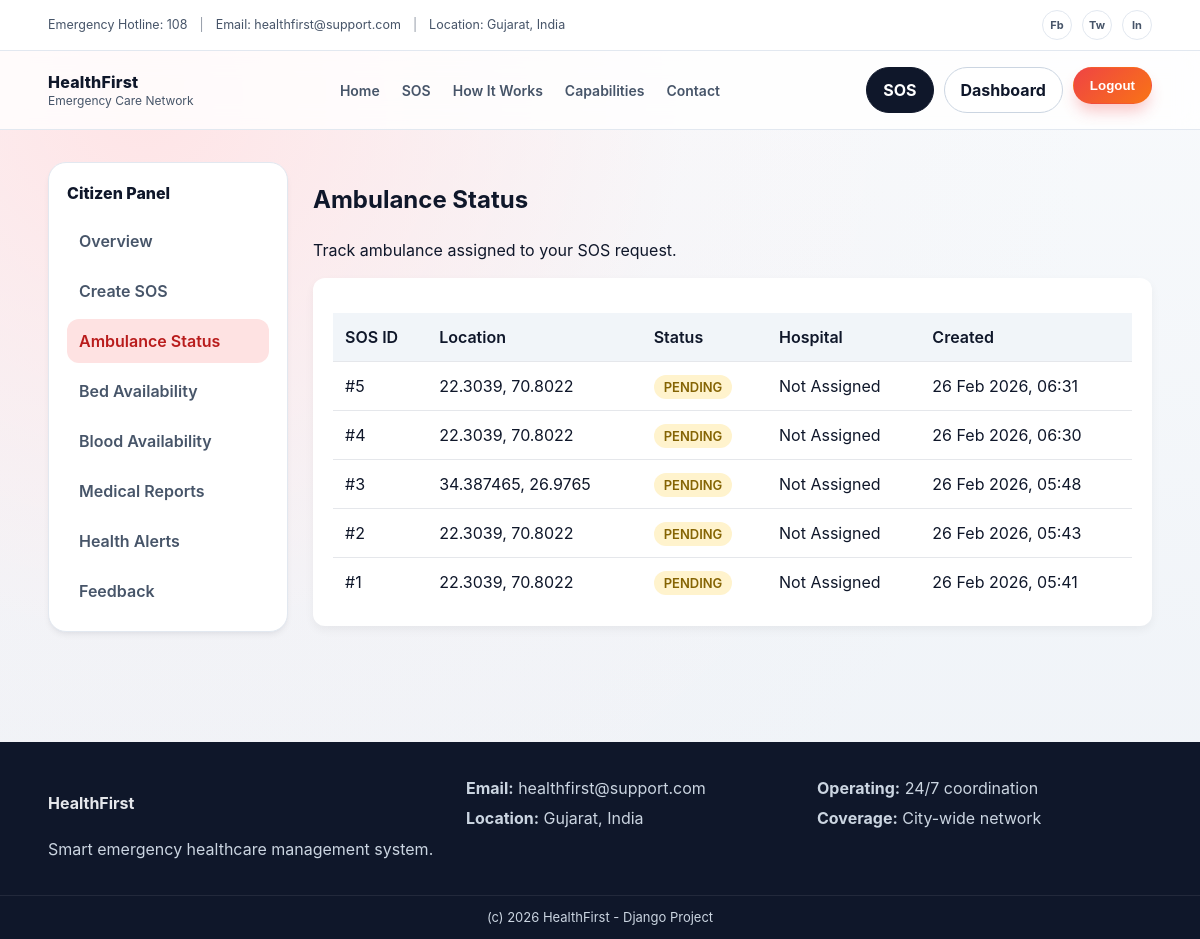
/ambulance/status/ (signed in), run on an earlier commit of the app's database.
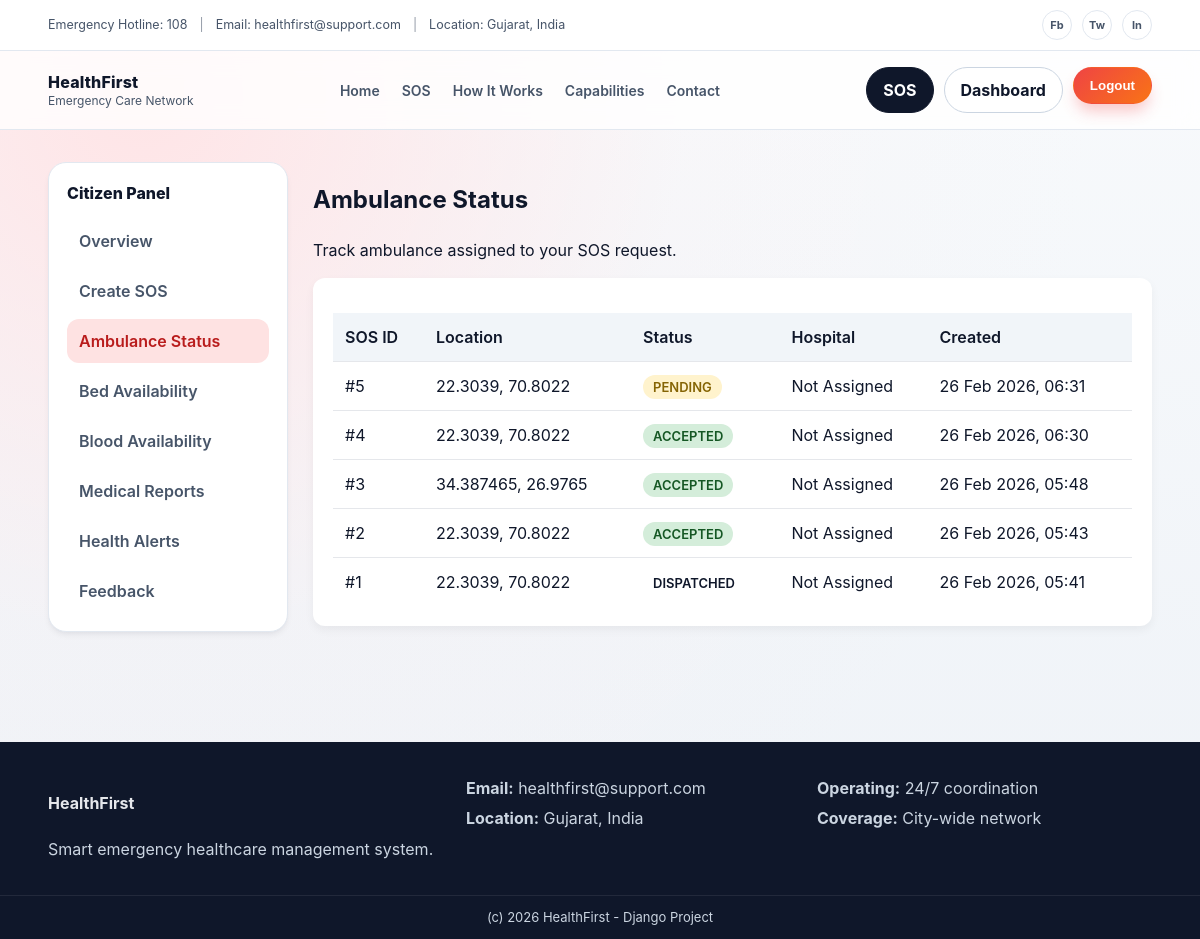
And on a later commit of the database.
### sos/models.py (models this page shows, shortened)
class SOSRequest(models.Model):
    STATUS_CHOICES = [
        ("PENDING", "Pending"),
        ("ACCEPTED", "Accepted"),
        ("DISPATCHED", "Ambulance Dispatched"),
        ("ON_ROUTE", "On Route"),
        ("COMPLETED", "Completed"),
    ]
    citizen = models.ForeignKey(
        settings.AUTH_USER_MODEL,
        on_delete=models.CASCADE,
        related_name="sos_requests"
    )
    accepted_by = models.ForeignKey(
        Hospital,
        on_delete=models.SET_NULL,
        null=True,
        blank=True,
        related_name="accepted_sos"
    )
    latitude = models.FloatField()
    longitude = models.FloatField()
    description = models.TextField(blank=True, null=True)
    status = models.CharField(
        max_length=20,
        choices=STATUS_CHOICES,
        default="PENDING"
    )
    created_at = models.DateTimeField(auto_now_add=True)

### ambulances/views.py (the view)
# urls.py: path("status/", views.ambulance_status, name="ambulance_status"),
@login_required
def ambulance_status(request):
    sos_requests = SOSRequest.objects.filter(citizen=request.user).order_by("-created_at")
    return render(
        request,
        "ambulances/ambulance_status.html",
        {"sos_requests": sos_requests}
    )

### templates/ambulances/ambulance_status.html (shortened to what this page needs)
{% extends "base.html" %}
{% block content %}
<section class="dash">
<div class="container dash-layout">
<aside class="dash-sidebar">
<div class="dash-brand">Citizen Panel</div>
<nav class="dash-menu">
<a href="{% url 'dashboard' %}">Overview</a>
<a href="{% url 'raise_sos' %}">Create SOS</a>
<a class="active" href="{% url 'ambulance_status' %}">Ambulance Status</a>
<a href="{% url 'hospitals:view_beds' %}">Bed Availability</a>
<a href="{% url 'bloodbank:view_bloods' %}">Blood Availability</a>
<a href="{% url 'my_reports' %}">Medical Reports</a>
<a href="{% url 'citizen_alerts' %}">Health Alerts</a>
<a href="{% url 'feedback:submit_feedback' %}">Feedback</a>
</nav>
</aside>
<div class="dash-content">
<div class="dash-head">
<h1>Ambulance Status</h1>
<p class="muted">Track ambulance assigned to your SOS request.</p>
</div>
<div class="status-card">
<table class="status-table">
<thead>
<tr>
<th>SOS ID</th>
<th>Location</th>
<th>Status</th>
<th>Hospital</th>
<th>Created</th>
</tr>
</thead>
<tbody>
{% for sos in sos_requests %}
<tr>
<td>#{{ sos.id }}</td>
<td>
{{ sos.latitude }}, {{ sos.longitude }}
</td>
<td>
<span class="badge {{ sos.status|lower }}">
{{ sos.status }}
</span>
</td>
<td>
{{ sos.accepted_by|default:"Not Assigned" }}
</td>
<td>
{{ sos.created_at|date:"d M Y, H:i" }}
</td>
</tr>
{% empty %}
<tr>
<td colspan="5" style="text-align:center;padding:20px;">
No SOS requests yet.
</td>
</tr>
{% endfor %}
</tbody>
</table>
</div>
</div>
</div>
</section>
{% endblock %}

What changed in the data, as far as the page shows it:
changed SOSRequest "26 Feb 2026, 06:30": status "PENDING" → "ACCEPTED"
changed SOSRequest "26 Feb 2026, 05:48": status "PENDING" → "ACCEPTED"
changed SOSRequest "26 Feb 2026, 05:43": status "PENDING" → "ACCEPTED"
changed SOSRequest id 1: status "PENDING" → "DISPATCHED"
